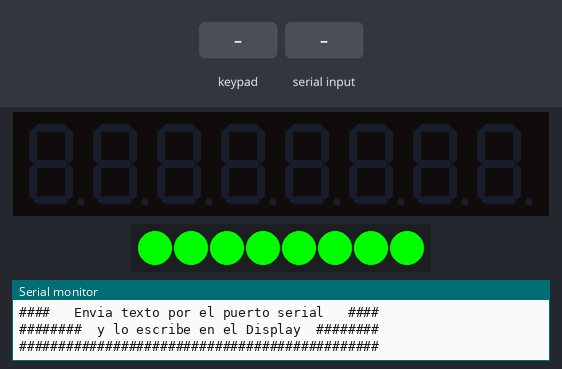
Recording of a sketch running on a simulated Arduino Uno, built with avr-gcc and run on an emulated ATmega328P. Parts: 8-digit seven-segment display, 8 RGB LEDs in strip order, left to right, the last lines printed to the serial monitor. Inputs (shaded band) come from the test bench.

Above: at 3.8 s.
9.0 s: keypad keys 1 2 pressed 0.4 s apart
At 10.1 s:
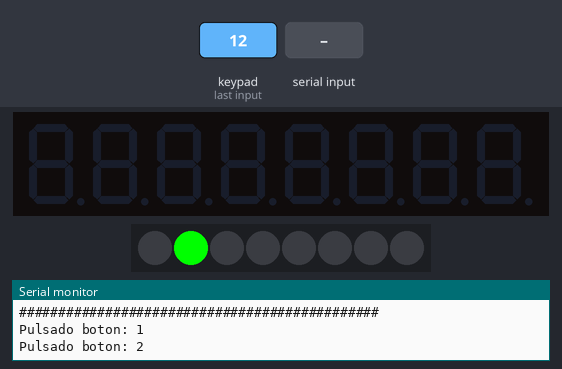
11.3 s: "1" received over Serial
At 11.6 s:
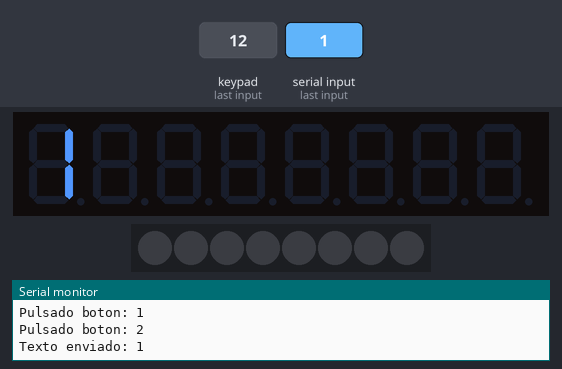
12.8 s: key '3' pressed
At 12.9 s:
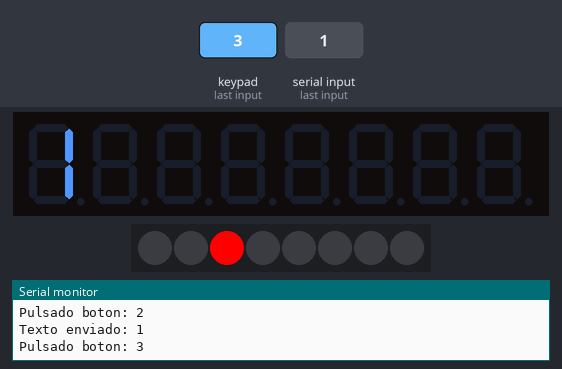
14.5 s: key '4' pressed
At 15.1 s:
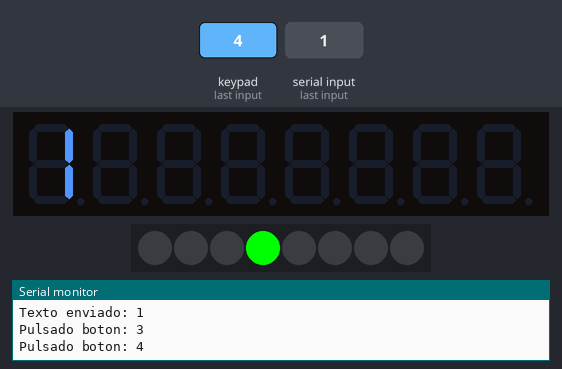
16.2 s: keypad keys 2 5 pressed 0.4 s apart
At 17.9 s:
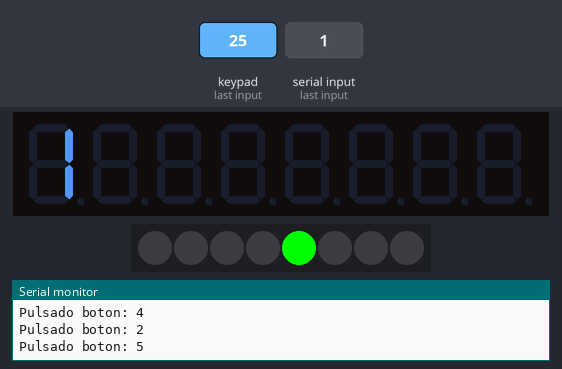
18.5 s: "0" received over Serial
At 19.5 s:
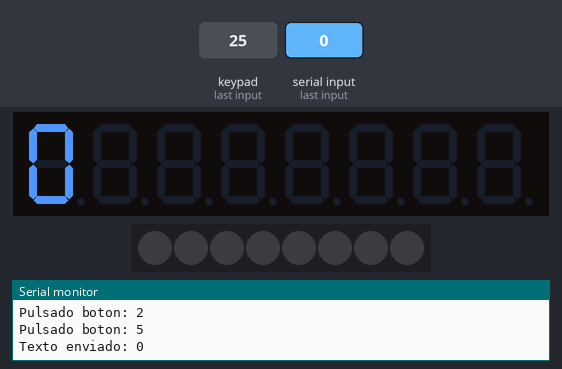
Timing chart, 0 to 21.0 s (numbered marks = the images above; inputs shaded):
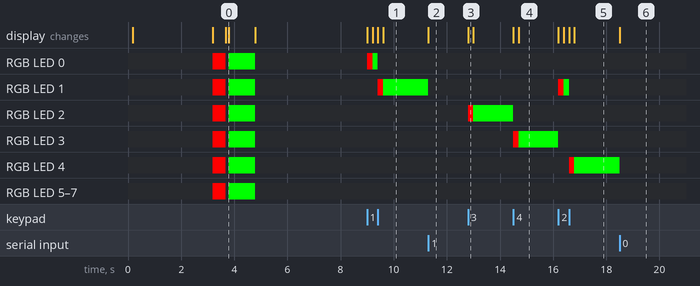

The sketch:

Display_JY_LKM1638_Ej1.ino
```cpp
// (licence header left out)
#define DATA 8
#define CLK 9
#define STROBE 7

#include <TM1638.h>                 // carga libreria
TM1638 module1(DATA, CLK, STROBE);  // Define modulo y pines

int incomingByte = 0;  // caracter ASCII introducido por el teclado
String txt = "";       // variable con el texto a imprimir
byte c1, c2;           // contadores


void setup() {

      Serial.begin(9600);  // Abre puerto serie, transferencia 9600 bps
      Serial.println("##############################################");
      Serial.println("########  Test Display JY-LKM1638 Ej:1 #######");
      Serial.println("####   Envia texto por el puerto serial   ####");
      Serial.println("########  y lo escribe en el Display  ########");
      Serial.println("##############################################");

//  module1.setDisplayToString("4",0b10101010);
//  module1.setDisplayToString("88888888", 0b11111111); // Todo encendido, incluidos puntos
  module1.setDisplayToString("PLAYbYTE");
  delay(3000);
  module1.setLEDs(0x00FF); // Enciende leds rojos
  delay(500);
  module1.clearDisplay();  // Apaga display
  delay(100);
  module1.setLEDs(0xFF00); // Enciende leds verdes
  delay(1000);
  module1.setLEDs(0);      // Apaga leds

  delay(3000);
// display a hexadecimal number and set the left 4 dots
//  module1.setDisplayToHexNumber(0x1234ABCD, 0xF0);
//  module1.setDisplayToString(" HELLO ");
//  delay(1000);
//
//  module1.setLED(TM1638_COLOR_RED, 3);
//module1.setLED(TM1638_COLOR_RED | TM1638_COLOR_GREEN, 7);
}
// =============================================================

void loop() {

  if (Serial.available() > 0) {

      delay(5);               // Da tiempo a leer el buffer de entrada
      if (txt=="") c2=c1=0;   // iguala contadores

      incomingByte = Serial.read();   // lee byte entrante:
      txt = txt + char(incomingByte); // va completando el texto
      c2++;
  } // FIN captura caracter de entrada

c1++;

  if ((txt != "") && (c1 != c2)) {
      Serial.print("Texto enviado: ");
      Serial.println(txt);
      module1.clearDisplay();   // Borra texto anterior
      module1.setDisplayToString(txt);
      txt = "";  // inicializa variable para nueva captura
  }

  press_keys();   //  Lectura de la botonera

} // FIN loop() =======================================================


void press_keys() {

  byte keys = module1.getButtons();   // Byte con el estado de las teclas
  byte lastkeys = 0;
//byte statusled = 0;

      if (keys != 0)   {

          for (int i=0; i<8; i++) {
            // La posicion del 1 en "keys" es la tecla pulsada
            if (bitRead(keys,i)) {
               Serial.print("Pulsado boton: ");
               Serial.println(i+1);
           //    Serial.println(keys);    // keys=1,2,4,8,16,32,64,128
             }
          }
//  module1.setLED(TM1638_COLOR_RED | TM1638_COLOR_GREEN, keys);
//    module1.setLED(TM1638_COLOR_RED, keys);
  module1.setLEDs((keys)); // Enciende led rojo (mientras se pulsa)
  delay(200);

      if (lastkeys!=keys) {      // Nueva tecla pulsada

      module1.setLEDs((keys & 0xFF) << 8); // Enciende led verde
      lastkeys = keys;
      } else module1.setLEDs(0);


   }
  // light the first 4 red LEDs and the last 4 green LEDs as the buttons are pressed
//  module.setLEDs(((keys & 0xF0) << 8) | (keys & 0xF));
}
```

Measured:
- after the input at 9.0 s, RGB LED 0: off → RGB(255, 0, 0) at once, → RGB(0, 255, 0) 0.20 s later, → off 0.20 s later; RGB LED 1: off → RGB(255, 0, 0) after 0.40 s, → RGB(0, 255, 0) 0.20 s later
- after the input at 11.3 s, RGB LED 1: RGB(0, 255, 0) → off at once; the display: changes at once (image 2)
- after the input at 12.8 s, RGB LED 2: off → RGB(255, 0, 0) at once, → RGB(0, 255, 0) 0.20 s later
- after the input at 14.5 s, RGB LED 2: RGB(0, 255, 0) → off at once; RGB LED 3: off → RGB(255, 0, 0) at once, → RGB(0, 255, 0) 0.20 s later
- after the input at 16.2 s, RGB LED 1: off → RGB(255, 0, 0) at once, → RGB(0, 255, 0) 0.20 s later, → off 0.20 s later; RGB LED 3: RGB(0, 255, 0) → off at once; RGB LED 4: off → RGB(255, 0, 0) after 0.40 s, → RGB(0, 255, 0) 0.20 s later
- after the input at 18.5 s, RGB LED 4: RGB(0, 255, 0) → off at once; the display: changes at once (image 6)
- what the display in image 0 shows lasts 1.0 s, from 3.8 s to 4.8 s
